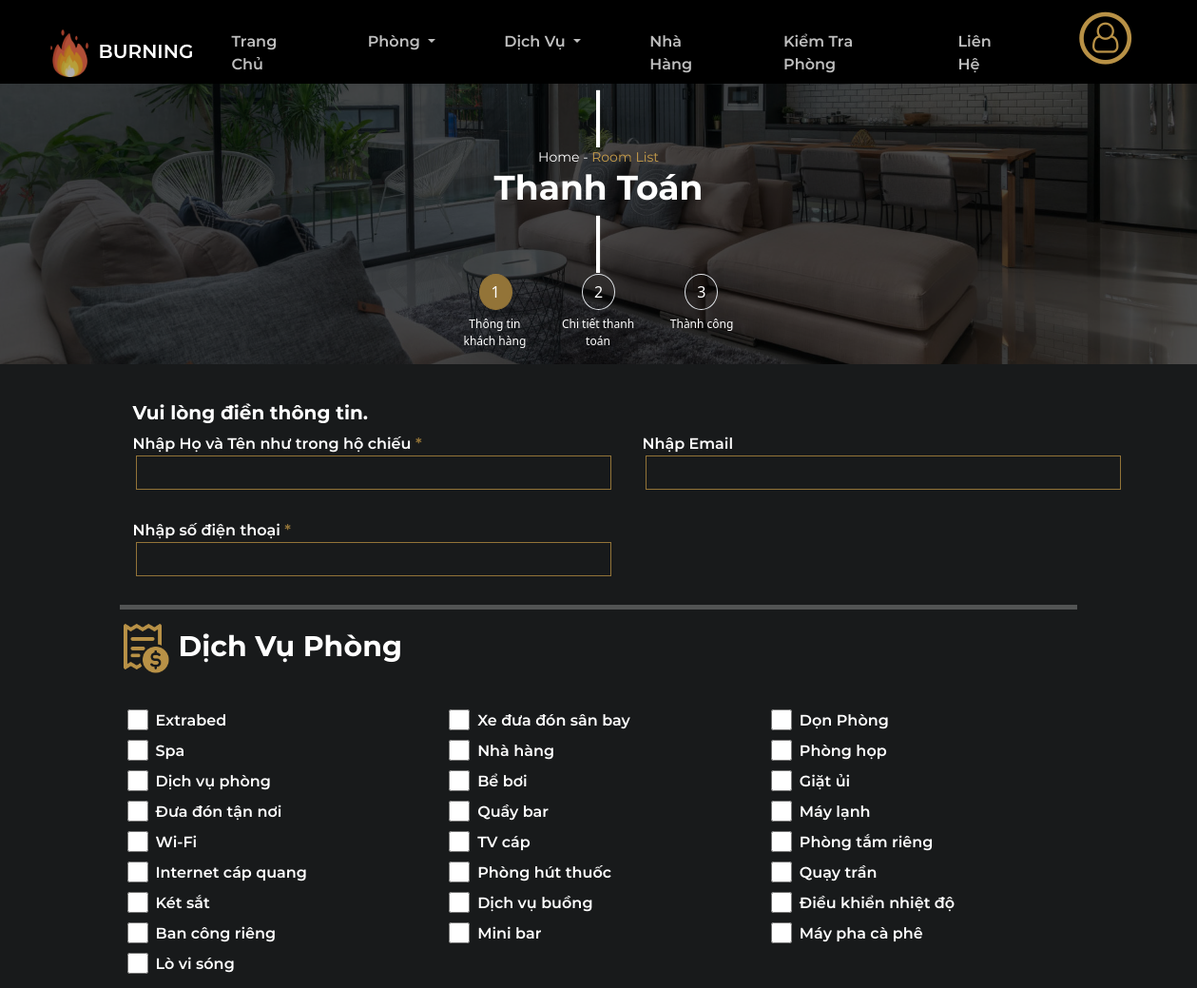
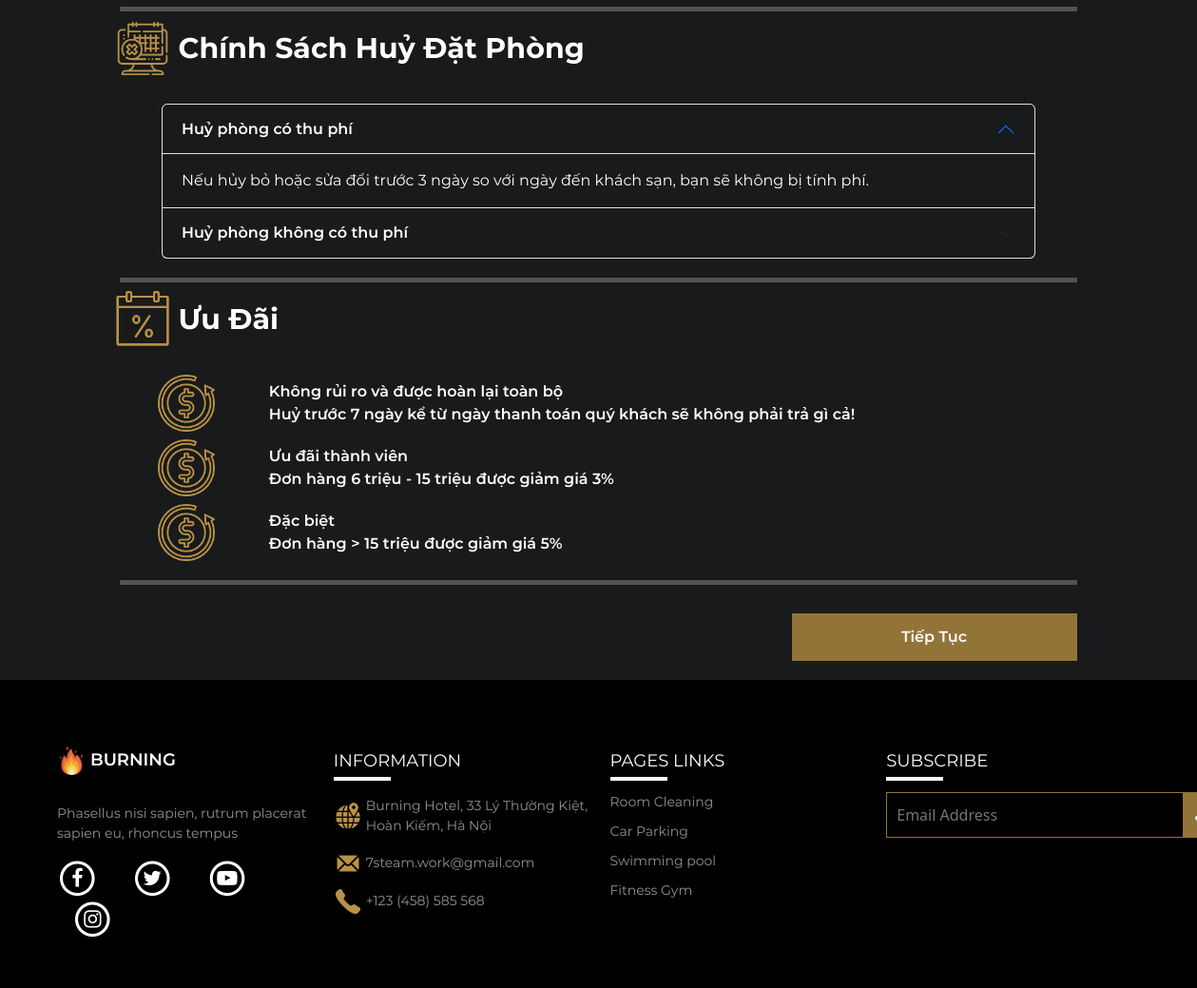
/logged/payddn.php, run on the app's committed database (2 pictures, top to bottom).
### tables this page shows
CREATE TABLE `dichvu` (
  `MaDichVu` int(11) NOT NULL,
  `TenDichVu` varchar(50) NOT NULL,
  `DonGia` double NOT NULL
);

### logged/payddn.php (the view, shortened to what this page needs)
<!DOCTYPE html>
<html lang="en">
<head>
    <link rel="stylesheet" href="../css/pay.css?v=<?php echo time(); ?>" type='text/css'>
    <link rel="stylesheet" href="https://cdnjs.cloudflare.com/ajax/libs/font-awesome/4.7.0/css/font-awesome.min.css">
    <link rel="stylesheet" href="../common/bootstrap-5.2.2-dist/css/bootstrap.min.css">
    <link rel="stylesheet" type="text/css" href="../common/slick/slick.css">
    <link rel="stylesheet" type="text/css" href="../common/slick/slick-theme.css">
    <link rel="stylesheet" href="../css/style.css">
</head>
<body>
    <?php
    include('header.php');
    include('../config.php');
    ?>
    <form action="payb2ddn.php?MaPhong=<?php echo $_GET['MaPhong'] ?>" method="POST">
        <section id="banner">
            <div class="container-fluid p-0 text-center">
                <div class="img">
                    <div class="box">
                        <div class="trangtri"></div>
                        <p class="m-0" style="font-size: 14px;font-family: Montserrat-Regular">Home - <span style="color: #C89E4B;">Room List</span></p>
                        <h3 style="font-size:36px;font-family: Montserrat-Bold;">Thanh Toán</h3>
                        <div class="trangtri"></div>
                    </div>
                </div>
            </div>
        </section>
        <section id="step">
            <div class="a">
                <nav aria-label="...">
                    <ul class="pagination d-flex justify-content-between mb-0">
                        <li class="page-item" aria-current="page">
                            <span class="page-link rounded-circle">1</span>
                        </li>
                        <li class="page-item"><a class="page-link rounded-circle" href="#">2</a></li>
                        <li class="page-item"><a class="page-link rounded-circle" href="#">3</a></li>
                    </ul>
                </nav>
            </div>
            <div class="b">
                <nav aria-label="...">
                    <ul class="pagination d-flex justify-content-between mb-0">
                        <li class="page-item" aria-current="page">
                            <span class="page-link  border-0">Thông tin khách hàng</span>
                        </li>
                        <li class="page-item"><a class="page-link  border-0" href="#">Chi tiết thanh toán</a></li>
                        <li class="page-item"><a class="page-link  border-0" href="#">Thành công</a></li>
                    </ul>
                </nav>
            </div>
        </section>
        <section id="form" class="pt-5">
            <div class="container">
                <h5 style="font-family:Montserrat-Bold ;">Vui lòng điền thông tin.</h5>
                <div class="row">
                    <div class="col-6 ">
                        <div>
                            <label for="" style="font-family: Montserrat-SemiBold;"> Nhập Họ và Tên như trong hộ chiếu <span style="color: #937438;">*</span></label>
                        </div>
                        <div><input type="text" name="" id="" value="<?php echo $_SESSION['ten']; ?>"></div>
                    </div>
                    <div class="col-6 ">
                        <div>
                            <label for="" style="font-family: Montserrat-SemiBold;"> Nhập Email</label>
                        </div>
                        <div><input type="email" name="" id="" value="<?php echo $_SESSION['email']; ?>"></div>
                    </div>
                    <div class="col-6 ">
                        <div>
                            <label for="" style="font-family: Montserrat-SemiBold;">Nhập số điện thoại <span style="color: #937438;">*</span></label>
                        </div>
                        <div><input type="text" name="" id="" value="<?php echo $_SESSION['sdt']; ?>"></div>
                    </div>
                </div>
            </div>
            <hr style="width: 80%; margin: 0 auto; border: 0; border-top: 5px solid;">
        </section>
        <section id="service">
            <div class="container">
                <div class="ms-5 d-flex">
                    <div class="img d-flex">
                        <img src="../img/icon_dichvu.png" alt="">
                    </div>
                    <p class="mt-3 ms-2" style="font-size: 30px; font-family:Montserrat-Bold;">Dịch Vụ Phòng</p>
                </div>
                <?php
                $sql = "SELECT * From dichvu";
                $result = mysqli_query($con, $sql);
                $dichvus = array();
                if (mysqli_num_rows($result) > 0) {
                    while ($row = mysqli_fetch_array($result)) {
                        $dichvus[] = array('DonGia' => $row['DonGia'], 'TenDichVu' => $row['TenDichVu'], 'MaDichVu' => $row['MaDichVu']);
                    }
                }
                ?>
                <div class="dichvu row">
                    <?php foreach ($dichvus as $key => $value) { ?>
                        <div class="col-4 d-flex mt-2">
                            <input type="checkbox" name="dichvu[]" id="dichvu" value="<?php echo $value['DonGia'] . '-' . $value['MaDichVu'] ?>" style="width: 22px;height: 22px;">
                            <label for="dichvu" id="tendv" class="ms-2"><?php echo $value['TenDichVu'] ?></label>
                        </div>
                    <?php
                    }
                    ?>
                </div>
            </div>
            <hr style="width: 80%; margin: 0 auto; border: 0; border-top: 5px solid;">
        </section>
        <section id="huyphong">
            <div class="container">
                <div class="ms-5 d-flex">
                    <div class="img d-flex">
                        <img src="../img/icon_HuyPhong.png" alt="">
                    </div>
                    <p class="mt-3 ms-2" style="font-size: 30px; font-family:Montserrat-Bold;">Chính Sách Huỷ Đặt Phòng</p>
                </div>
            </div>
            <div class="phi">
                <div class="accordion" id="accordionPanelsStayOpenExample">
                    <div class="accordion-item">
                        <h2 class="accordion-header" id="panelsStayOpen-headingOne">
                            <button class="accordion-button" style="background-color: #181A1B; color: white; font-family: Montserrat-SemiBold;" type="button" data-bs-toggle="collapse" data-bs-target="#panelsStayOpen-collapseOne" aria-expanded="true" aria-controls="panelsStayOpen-collapseOne">
                                Huỷ phòng có thu phí
                            </button>
                        </h2>
                        <div id="panelsStayOpen-collapseOne" class="accordion-collapse collapse show" aria-labelledby="panelsStayOpen-headingOne">
                            <div class="accordion-body" style="background-color: #181A1B; color: white;font-family:Montserrat-Regular;">
                                Nếu hủy bỏ hoặc sửa đổi trước 3 ngày so với ngày đến khách sạn, bạn sẽ không bị tính phí.
                            </div>
                        </div>
                    </div>
                    <div class="accordion-item">
                        <h2 class="accordion-header" id="panelsStayOpen-headingTwo">
                            <button class="accordion-button collapsed" style="background-color: #181A1B; color: white;font-family: Montserrat-SemiBold;" type="button" data-bs-toggle="collapse" data-bs-target="#panelsStayOpen-collapseTwo" aria-expanded="false" aria-controls="panelsStayOpen-collapseTwo">
                                Huỷ phòng không có thu phí
                            </button>
                        </h2>
                    </div>
                </div>
            </div>
            <hr style="width: 80%; margin: 0 auto; border: 0; border-top: 5px solid;">
        </section>
        <section id="udai">
            <div class="container">
                <div class="ms-5 d-flex">
                    <div class="d-flex align-items-center">
                        <img src="../img/icon_UuDai.png" alt="">
                    </div>
                    <p class="mt-3 ms-2" style="font-size: 30px; font-family:Montserrat-Bold;">Ưu Đãi</p>
                </div>
                <div class="ud">
                        <div class="row mb-2 d-flex align-items-center">
                            <div class="col-2 p-0 d-flex justify-content-center">
                                <div class="img">
                                    <img src="../img/icon_HoanTra.png" alt="">
                                </div>
                            </div>
                            <div class="col-10 p-0">
                                <p class="m-0" style="font-family: Montserrat-SemiBold;">Không rủi ro và được hoàn lại toàn
                                    bộ</p>
                                <p class="m-0" style="font-family: Montserrat-SemiBold;">Huỷ trước 7 ngày kể từ ngày thanh toán
                                    quý khách sẽ không phải trả gì cả!</p>
                            </div>
                        </div>
                        <div class="row mb-2 d-flex align-items-center">
                            <div class="col-2 p-0 d-flex justify-content-center">
                                <div class="img">
                                  <img src="../img/icon_HoanTra.png" alt="">
                                </div>
                            </div>
                            <div class="col-10 p-0">
                                <p class="m-0" style="font-family: Montserrat-SemiBold;">Ưu đãi thành viên</p>
                                <p class="m-0" style="font-family: Montserrat-SemiBold;">Đơn hàng 6 triệu - 15 triệu được giảm giá 3%</p>
                            </div>
                        </div>
                        <div class="row mb-2 d-flex align-items-center">
                            <div class="col-2 p-0 d-flex justify-content-center">
                                <div class=" img">
                                    <img src="../img/icon_HoanTra.png" alt="">
                                </div>
                            </div>
                            <div class="col-10 p-0">
                                <p class="m-0" style="font-family: Montserrat-SemiBold;">Đặc biệt</p>
                                <p class="m-0" style="font-family: Montserrat-SemiBold;">Đơn hàng > 15 triệu được giảm giá 5%
                                </p>
                            </div>
                        </div>
                </div>
            </div>
            <hr style="width: 80%; margin: 0 auto; border: 0; border-top: 5px solid;">
        </section>
        <section id="tieptuc">
            <div class="container d-flex justify-content-end">
                <button class="btntieptuc" type="submit" name="submit">Tiếp Tục </button>
            </div>
        </section>
    </form>
    <?php include('footer.php'); ?>
</body>
</html>

### css/pay.css (style rules this page uses)
#banner { margin-top: 88px; color: white; }
#banner .img { position: relative; }
#banner .box { position: absolute; top: 35%; left: 50%; transform: translate(-50%,-50%); }
#banner .box .trangtri { border: 2px solid white; background-color: white; height: 60px; width: 2px; margin: 0 auto; }
#step .a { width: 20%; margin: -95px auto 0px; }
#step .a li a { background-color: transparent; color: white; }
#step .a li span { background-color: #937438; border-color: #937438; color: #fff; }
#step .b { width: 26%; margin: 0 auto; }
#step .b li a { background-color: transparent; color: white; font-size: 12px; }
#step .b li span { background-color: transparent; color: white; font-size: 12px; }
#step .b li { width: 120px; border: none; text-align: center; }
#form { background-color: #181A1B; color: white; }
#form .container input { margin-left:3px ; margin-bottom: 30px; padding: 5px; width: 500px; color:white; border: 1px solid #937438; background-color: #181A1B; }
#form .container { padding-left: 80px; }
#service { background-color: #181A1B; color: white; }
#service .container img { height: 60px; }
#service .container .img { align-items: center; }
#service .dichvu { margin: 20px 50px; font-family:Montserrat-SemiBold; }
#huyphong { background-color: #181A1B; color: white; }
#huyphong .container img { height: 60px; }
#huyphong .container .img { align-items: center; }
#huyphong .phi { margin: 20px 170px; }
#udai { background-color: #181A1B; color: white; }
#udai img { height: 60px; }
#udai .ud { margin: 20px 50px; }
#tieptuc { background-color: #181A1B; color: white; padding-top: 30px; padding-bottom: 20px; padding-right: 110px; }
#tieptuc .btntieptuc { font-family: Montserrat-SemiBold; height:50px; width: 300px; background-color: #937438; color: white; border: none; }

### css/style.css (style rules this page uses)
html, body { margin: 0; padding: 0; }
* { box-sizing: border-box; margin: 0; padding: 0; outline: none; }
a { text-decoration: none; }
li { list-style-type: none; }

### data on the page
dichvu: TenDichVu "Extrabed"
dichvu: TenDichVu "Xe đưa đón sân bay"
dichvu: TenDichVu "Dọn Phòng"
dichvu: TenDichVu "Spa"
dichvu: TenDichVu "Nhà hàng"
dichvu: TenDichVu "Phòng họp"
dichvu: TenDichVu "Dịch vụ phòng"
dichvu: TenDichVu "Bể bơi"
dichvu: TenDichVu "Giặt ủi"
dichvu: TenDichVu "Đưa đón tận nơi"
dichvu: TenDichVu "Quầy bar"
dichvu: TenDichVu "Máy lạnh"
dichvu: TenDichVu "Wi-Fi"
dichvu: TenDichVu "TV cáp"
dichvu: TenDichVu "Phòng tắm riêng"
dichvu: TenDichVu "Internet cáp quang"
dichvu: TenDichVu "Phòng hút thuốc"
dichvu: TenDichVu "Quạy trần"
dichvu: TenDichVu "Két sắt"
dichvu: TenDichVu "Dịch vụ buồng"
dichvu: TenDichVu "Điều khiển nhiệt độ"
dichvu: TenDichVu "Ban công riêng"
dichvu: TenDichVu "Mini bar"
dichvu: TenDichVu "Máy pha cà phê"
dichvu: TenDichVu "Lò vi sóng"
